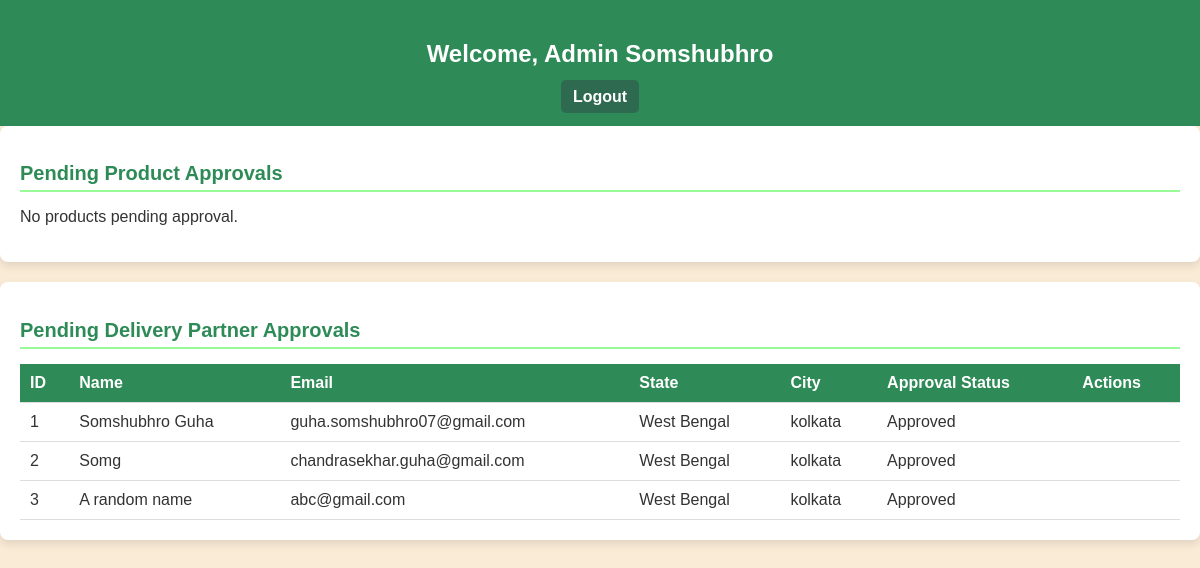
Screenshot of /admin_panel (signed in) with the database file from the repository.
### tables this page shows
CREATE TABLE delivery (
    id INTEGER PRIMARY KEY AUTOINCREMENT,
    name TEXT NOT NULL,
    state TEXT NOT NULL,
    city TEXT NOT NULL,
    age INTEGER NOT NULL,
    email TEXT NOT NULL UNIQUE,
    phone TEXT NOT NULL, password TEXT NOT NULL, license_path TEXT, approved INTEGER DEFAULT 0);

### app.py (the view)
@app.route('/admin_panel')
def admin_dashboard():
    if 'admin_email' not in session:
        return redirect('/admin_login')
    conn = get_db_connection()
    pending_approval = conn.execute(
    """
        SELECT p.id, p.name, p.description, p.price, p.stock, p.image,
            c.name AS category_name, s.name AS subcategory_name,
            m.name AS merchant_name
        FROM product p
        JOIN merchant m ON p.email = m.email
        LEFT JOIN categories c ON p.category_id = c.id
        LEFT JOIN subcategories s ON p.subcategory_id = s.id
        WHERE p.approve = 0
        """
    ).fetchall()
    delivery_partners = conn.execute('SELECT * FROM delivery').fetchall()
    conn.close()
    conn.close()
    conn.close()
    return render_template(
        'admin_panel.html',
        admin_name=session['admin_name'],
        pending_approval=pending_approval,
        delivery_partners=delivery_partners,
    )

### app.py (called while the page is built)
def get_db_connection():
    conn = sqlite3.connect("user.db")
    conn.row_factory = sqlite3.Row
    return conn

### templates/admin_panel.html (shortened to what this page needs)
<!DOCTYPE html>
<html lang="en">
<head>
</head>
<body>
    <header>
        <h2>Welcome, Admin {{ admin_name }}</h2>
        <a class="logout-btn"href="/logout">Logout</a>
    </header>
    <section>
        <h2>Pending Product Approvals</h2>
        {% if pending_approval %}
            <table>
                <thead>
                    <tr>
                        <th>ID</th>
                        <th>Name</th>
                        <th>Description</th>
                        <th>Price</th>
                        <th>Stock</th>
                        <th>Merchant</th>
                        <th>Images</th>
                        <th>Actions</th>
                    </tr>
                </thead>
                <tbody>
                    {% for product in pending_approval %}
                        <tr>
                            <td>{{ product.name }}</td>
                            <td>{{ product.description }}</td>
                            <td>{{ product.price }}</td>
                            <td>{{ product.stock }}</td>
                            <td>{{ product.category_name if product.category_name else 'N/A' }}</td>
                            <td>{{ product.subcategory_name if product.subcategory_name else 'N/A' }}</td>
                            <td>
                                {% if product.image %}
                                    <img src="{{ product.image }}" alt="Product Image" width="100">
                                {% else %}
                                    No image available
                                {% endif %}
                            </td>
                            <td>
                                <form action="/approve_product/{{ product['id'] }}" method="POST" style="display:inline;">
                                    <button type="submit">Approve</button>
                                </form>
                                <form action="/reject_product/{{ product['id'] }}" method="POST" style="display:inline;">
                                    <button type="submit">Reject</button>
                                </form>
                            </td>
                        </tr>
                    {% endfor %}
                </tbody>
            </table>
        {% else %}
            <p>No products pending approval.</p>
        {% endif %}
    </section>
    <section>
        <h2>Pending Delivery Partner Approvals</h2>
        <table>
            <thead>
                <tr>
                    <th>ID</th>
                    <th>Name</th>
                    <th>Email</th>
                    <th>State</th>
                    <th>City</th>
                    <th>Approval Status</th>
                    <th>Actions</th>
                </tr>
            </thead>
            <tbody>
                {% for partner in delivery_partners %}
                <tr>
                    <td>{{ partner['id'] }}</td>
                    <td>{{ partner['name'] }}</td>
                    <td>{{ partner['email'] }}</td>
                    <td>{{ partner['state'] }}</td>
                    <td>{{ partner['city'] }}</td>
                    <td>
                        {% if partner['approved'] == 0 %}
                        Pending
                        {% elif partner['approved'] == 1 %}
                        Approved
                        {% else %}
                        Denied
                        {% endif %}
                    </td>
                    <td>
                    </td>
                </tr>
                {% endfor %}
            </tbody>
        </table>
    </section>
</body>
</html>

### templates/admin_panel.html (style rules this page uses)
body { font-family: 'Helvetica', Arial, sans-serif; background-color: antiquewhite; margin: 0; padding: 0; color: #333; }
header { background-color: #2e8b57; color: white; padding: 20px; text-align: center; }
section { background: #ffffff; border-radius: 8px; box-shadow: 0 4px 8px rgba(0, 0, 0, 0.1); margin-bottom: 20px; padding: 20px; }
section h2 { color: #2e8b57; margin-bottom: 15px; font-size: 20px; border-bottom: 2px solid #98fb98; padding-bottom: 5px; }
table { width: 100%; border-collapse: collapse; }
table th, table td { text-align: left; padding: 10px; border-bottom: 1px solid #ddd; }
table th { background-color: #2e8b57; color: white; }
a.logout-btn { color: white; background-color: #2d6a4f; padding: 8px 12px; text-decoration: none; border-radius: 5px; font-weight: bold; transition: background-color 0.3s ease, color 0.3s ease; }

### rows the page displays
delivery: id "1", name "Somshubhro Guha", email "guha.somshubhro07@gmail.com", state "West Bengal", city "kolkata", approved "Approved"
delivery: id "2", name "Somg", email "chandrasekhar.guha@gmail.com", state "West Bengal", city "kolkata", approved "Approved"
delivery: id "3", name "A random name", email "abc@gmail.com", state "West Bengal", city "kolkata", approved "Approved"

### other values shown
{{ admin_name }} "Somshubhro"
